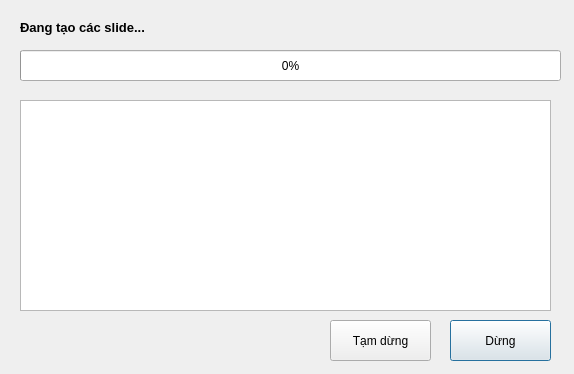
<?xml version="1.0" encoding="UTF-8"?>
<ui version="4.0">
 <class>progress</class>
 <widget class="QDialog" name="progress">
  <property name="geometry">
   <rect>
    <x>0</x>
    <y>0</y>
    <width>574</width>
    <height>374</height>
   </rect>
  </property>
  <property name="windowTitle">
   <string>Dialog</string>
  </property>
  <widget class="QProgressBar" name="progressBar">
   <property name="geometry">
    <rect>
     <x>20</x>
     <y>50</y>
     <width>541</width>
     <height>31</height>
    </rect>
   </property>
   <property name="value">
    <number>0</number>
   </property>
   <property name="textVisible">
    <bool>true</bool>
   </property>
   <property name="orientation">
    <enum>Qt::Horizontal</enum>
   </property>
   <property name="textDirection">
    <enum>QProgressBar::TopToBottom</enum>
   </property>
  </widget>
  <widget class="QPushButton" name="stop_button">
   <property name="geometry">
    <rect>
     <x>450</x>
     <y>320</y>
     <width>101</width>
     <height>41</height>
    </rect>
   </property>
   <property name="text">
    <string>Dừng</string>
   </property>
  </widget>
  <widget class="QPushButton" name="pause_button">
   <property name="geometry">
    <rect>
     <x>330</x>
     <y>320</y>
     <width>101</width>
     <height>41</height>
    </rect>
   </property>
   <property name="text">
    <string>Tạm dừng</string>
   </property>
  </widget>
  <widget class="QLabel" name="label">
   <property name="geometry">
    <rect>
     <x>20</x>
     <y>20</y>
     <width>141</width>
     <height>16</height>
    </rect>
   </property>
   <property name="text">
    <string>&lt;html&gt;&lt;head/&gt;&lt;body&gt;&lt;p&gt;&lt;span style=&quot; font-size:10pt; font-weight:600;&quot;&gt;Đang tạo các slide...&lt;/span&gt;&lt;/p&gt;&lt;/body&gt;&lt;/html&gt;</string>
   </property>
  </widget>
  <widget class="QTextEdit" name="log">
   <property name="geometry">
    <rect>
     <x>20</x>
     <y>100</y>
     <width>531</width>
     <height>211</height>
    </rect>
   </property>
  </widget>
 </widget>
 <resources/>
 <connections/>
</ui>
